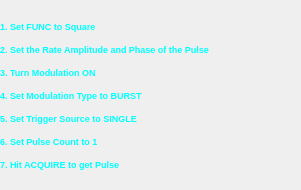
<?xml version="1.0" encoding="UTF-8"?>
<ui version="4.0">
 <class>mainWindow</class>
 <widget class="QMainWindow" name="mainWindow">
  <property name="geometry">
   <rect>
    <x>0</x>
    <y>0</y>
    <width>301</width>
    <height>190</height>
   </rect>
  </property>
  <property name="windowTitle">
   <string>srsDS345-help</string>
  </property>
  <widget class="QWidget" name="centralwidget">
   <widget class="caFrame" name="caframe">
    <property name="geometry">
     <rect>
      <x>0</x>
      <y>0</y>
      <width>301</width>
      <height>191</height>
     </rect>
    </property>
    <property name="background">
     <color>
      <red>69</red>
      <green>69</green>
      <blue>71</blue>
     </color>
    </property>
    <property name="backgroundMode">
     <enum>caFrame::Filled</enum>
    </property>
    <widget class="caLabel" name="calabel">
     <property name="geometry">
      <rect>
       <x>0</x>
       <y>0</y>
       <width>331</width>
       <height>191</height>
      </rect>
     </property>
     <property name="font">
      <font>
       <pointsize>4</pointsize>
       <weight>50</weight>
       <bold>false</bold>
      </font>
     </property>
     <property name="text">
      <string>&lt;html&gt;&lt;head/&gt;&lt;body&gt;&lt;p&gt;&lt;span style=&quot; font-size:7pt; font-weight:600; color:#00ffff;&quot;&gt;1. Set FUNC to Square&lt;/span&gt;&lt;/p&gt;&lt;p&gt;&lt;span style=&quot; font-size:7pt; font-weight:600; color:#00ffff;&quot;&gt;2. Set the Rate Amplitude and Phase of the Pulse&lt;/span&gt;&lt;/p&gt;&lt;p&gt;&lt;span style=&quot; font-size:7pt; font-weight:600; color:#00ffff;&quot;&gt;3. Turn Modulation ON&lt;/span&gt;&lt;/p&gt;&lt;p&gt;&lt;span style=&quot; font-size:7pt; font-weight:600; color:#00ffff;&quot;&gt;4. Set Modulation Type to BURST&lt;/span&gt;&lt;/p&gt;&lt;p&gt;&lt;span style=&quot; font-size:7pt; font-weight:600; color:#00ffff;&quot;&gt;5. Set Trigger Source to SINGLE&lt;/span&gt;&lt;/p&gt;&lt;p&gt;&lt;span style=&quot; font-size:7pt; font-weight:600; color:#00ffff;&quot;&gt;6. Set Pulse Count to 1&lt;/span&gt;&lt;/p&gt;&lt;p&gt;&lt;span style=&quot; font-size:7pt; font-weight:600; color:#00ffff;&quot;&gt;7. Hit ACQUIRE to get Pulse&lt;/span&gt;&lt;/p&gt;&lt;/body&gt;&lt;/html&gt;</string>
     </property>
     <property name="textFormat">
      <enum>Qt::RichText</enum>
     </property>
     <property name="alignment">
      <set>Qt::AlignLeading|Qt::AlignLeft|Qt::AlignVCenter</set>
     </property>
     <property name="foreground">
      <color>
       <red>176</red>
       <green>176</green>
       <blue>176</blue>
      </color>
     </property>
     <property name="background">
      <color>
       <red>69</red>
       <green>69</green>
       <blue>71</blue>
      </color>
     </property>
     <property name="visibility">
      <enum>caLabel::StaticV</enum>
     </property>
    </widget>
   </widget>
  </widget>
 </widget>
 <customwidgets>
  <customwidget>
   <class>caFrame</class>
   <extends>QFrame</extends>
   <header>caFrame</header>
   <container>1</container>
  </customwidget>
  <customwidget>
   <class>caLabel</class>
   <extends>QLabel</extends>
   <header>caLabel</header>
  </customwidget>
 </customwidgets>
 <resources/>
 <connections/>
</ui>
